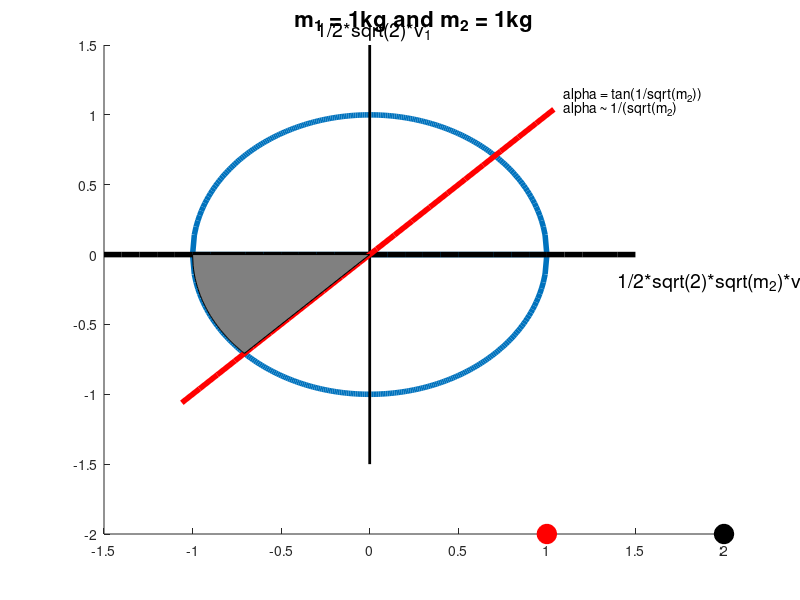

Source code (MATLAB): (Note: this script raises an error after producing the figure.)
% simulation of the bouncing with pi puzzle:
% https://www.youtube.com/watch?v=HEfHFsfGXjs&t=6s
% its solution and its graphical representation
% Solution by Dinant Kistemaker and Knoek van Soest
% DA Kistemaker 16-jan-2019.


m1  = 1;
v1b = 0;
x1  = 1;

m2  =  1;
v2b = -1;
x2  =  2;

alpha = atan(1/sqrt(m2)); % this defines the fixed ratio of the before and after speeds of the masses depending on the mass ratio
% when m2>>>m1, alpha ~ 1/sqrt(m2)

bounce=0;
X1=x1;X2=x2;T=0;
fi=0;
for i=1:(floor(sqrt(m2)*pi)+100); % this indicates already the answer, the 100 is just for checking 
    bounce = bounce+1
    if mod(i,2)
        tcol_mass=(x2-x1)/(v1b-v2b);
        dt  = tcol_mass;
        v1a = (m1-m2)/(m1+m2)*v1b + 2*m2/(m1+m2)*v2b; % v1 after elastic collision
        v2a = (m2-m1)/(m1+m2)*v2b + 2*m1/(m1+m2)*v1b; % v2 after elastic collision
    else
        tcol_wall = (0-x1)/v1b;
        dt  =  tcol_wall;
        v1a = -v1a; % v1 after elastic collision
        v2a =  v2b; % v2 after elastic collision
    end
    x1 = x1 +v1b*dt;
    x2 = x2 +v2b*dt;
    X1(i+1)=x1;
    X2(i+1)=x2;
    T(i+1) = T(i)+dt;
    
    v1b = v1a; v2b = v2a;
    test=1;
    DT(i)=dt;
    if v1b>=0&&v2b>=v1b %this is the sufficient condition!
        % remainder is done for purposes of animation afterwards
        dt = 2;
        x1 = x1 +v1b*dt;
        x2 = x2 +v2b*dt;
        X1(i+2)=x1;
        X2(i+2)=x2;
        T(i+2) = T(i+1)+dt;
        break % we are
    end
    
end


%% Grafical representation of our solution
% current v1 and v2 are shown on a coordinate system with axes:
% [-1/2sqrt(2)sqrt(m2)v2 -1/2sqrt(2)sqrt(m1)v1]
% Energy is concerved thus, these points are on a circle with a radius
% defined by the initial amount of energy of m2
% every bounce causes the state to jump to another position on the energy
% circe, defined by angle fi. Every collision is graphically represented by
% a mirroring around an axis with a directional coefficient alpha (see
% above) when the two masses collide and mirroring with the horizontal axis
% when the left mass collides with the wall.
% The general idea is here that you need N*alpha to be greater than
% pi-alpha, with n the amount of bounces. N = floor((pi-alpha)/alpha). 
% Note that for large mass ratio
% alpha = 1/sqrt(m2) and thus N = floor(pi*sqrt(m)).

fi(i)=0;
for i=1:bounce; %this can be done faster, just to show the idea:
    if mod(i,2)
        fi(i+1) = ((i+1))*alpha;
    else
        fi(i+1) = -i*alpha;
    end
end
fi(end+1)=fi(end);
%%
t=linspace(T(1),T(end),bounce*50);
x1=interp1(T,X1,t); x2=interp1(T,X2,t); % for animation purposes


%%
figure(1),clf
title(['m_1 = 1kg and m_2 = ',num2str(m2),'kg'],'FontSize',16),hold on
ball1=plot(x1(1),-2,'ro','MarkerFaceColor','r','MarkerSize',14);
ball2=plot(x2(1),-2,'ko','MarkerFaceColor','k','MarkerSize',14)

r=1;
x=-1:.01:1;
y=sqrt(r^2-x.^2);
plot([x x],[y -y],'LineWidth',4)
hold on

x=-1.5:.1:1.5;
plot(x,x*0,'k','LineWidth',4)
text(-.3,1.6,'1/2*sqrt(2)*v_1','FontSize',14)
plot([0 0],[-1.5 1.5],'k','LineWidth',2)
text(1.4,-.2,'1/2*sqrt(2)*sqrt(m_2)*v_2','FontSize',14)

x=1.5*cos(alpha+pi):.1:(1.5*cos(alpha));
y=tan(alpha)*x;
plot(x,y,'r','LineWidth',4)
text(1.55*cos(alpha),1.55*sin(alpha)+.05,'alpha = tan(1/sqrt(m_2))')
text(1.55*cos(alpha),1.55*sin(alpha)-.05,'alpha ~ 1/(sqrt(m_2)')


x=linspace(-1,cos(pi+alpha),100);
y=-sqrt(r^2-x.^2);
P=patch([0 x 0],[y(1) y y(1)],[.5 .5 .5]);
P.FaceAlpha=.3;
P.LineStyle='none';
FI=fi(1);
circ=plot(cos(FI),sin(FI),'ko','MarkerFaceCOlor','b','MarkerSize',12)
axis off
plot([0 0],[-2.2 -1.8],'k','LineWidth',4)
axis equal 
axis ([-2 3 -2.5 2.5])

pause,disp('hit any key to start')

text (1.5,-1,'Bounce nr: ','FontSize',16)
TT=text(2.3,-1,'0','FontSize',16);
B=0:length(T);
B(end-1)=B(end-2);
for i = 1:length(t)
    
    set(ball1,'XData',x1(i))
    set(ball2,'XData',x2(i))
    j=find(T<=t(i));
    j=j(end);
    set(TT,'String',num2str(B(j)))
    FI=fi(j);
    set(circ,'XData',cos(FI),'YData',sin(FI));
    axis ([-2 3 -2.5 2.5])
    drawnow
end




